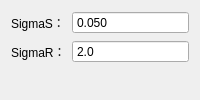
          <widget class="QWidget" name="pageBilateral">
           <layout class="QFormLayout" name="formLayoutBilateral">
            <item row="0" column="0">
             <widget class="QLabel" name="labelBilateralSigmaS">
              <property name="text">
               <string>SigmaS：</string>
              </property>
             </widget>
            </item>
            <item row="0" column="1">
             <widget class="QDoubleSpinBox" name="spinBilateralSigmaS">
              <property name="buttonSymbols">
               <enum>QAbstractSpinBox::ButtonSymbols::NoButtons</enum>
              </property>
              <property name="decimals">
               <number>3</number>
              </property>
              <property name="minimum">
               <double>0.005000000000000</double>
              </property>
              <property name="maximum">
               <double>0.100000000000000</double>
              </property>
              <property name="singleStep">
               <double>0.001000000000000</double>
              </property>
              <property name="value">
               <double>0.050000000000000</double>
              </property>
             </widget>
            </item>
            <item row="1" column="0">
             <widget class="QLabel" name="labelBilateralSigmaR">
              <property name="text">
               <string>SigmaR：</string>
              </property>
             </widget>
            </item>
            <item row="1" column="1">
             <widget class="QDoubleSpinBox" name="spinBilateralSigmaR">
              <property name="buttonSymbols">
               <enum>QAbstractSpinBox::ButtonSymbols::NoButtons</enum>
              </property>
              <property name="decimals">
               <number>1</number>
              </property>
              <property name="minimum">
               <double>2.000000000000000</double>
              </property>
              <property name="maximum">
               <double>10.000000000000000</double>
              </property>
              <property name="singleStep">
               <double>0.100000000000000</double>
              </property>
              <property name="value">
               <double>2.000000000000000</double>
              </property>
             </widget>
            </item>
           </layout>
          </widget>
